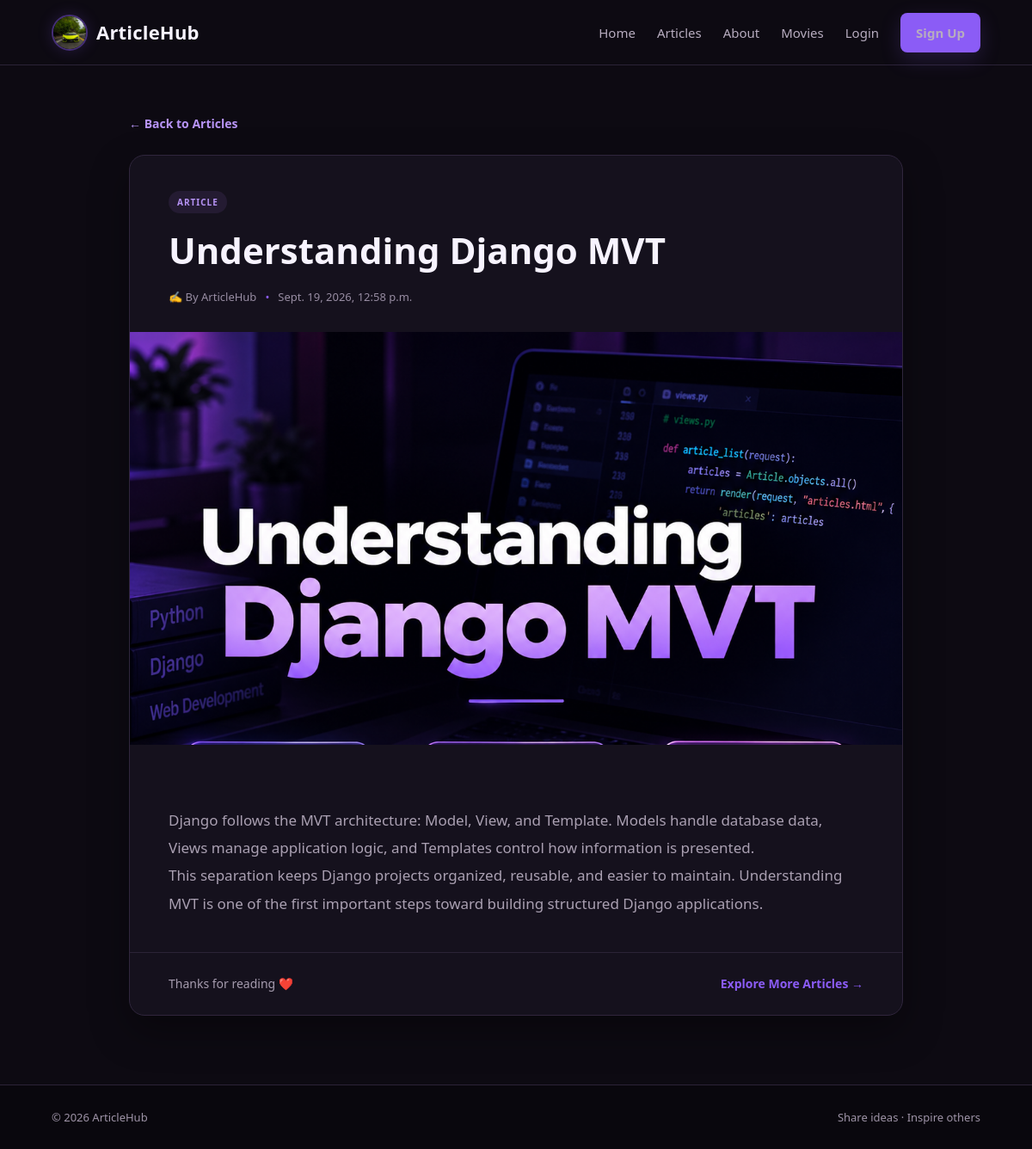
Page /codex/understanding-django-mvt/ on the committed database.
### codex/models.py (models this page shows)
class Article(models.Model):
    title = models.CharField(max_length=100)
    slug = models.SlugField()
    body = models.TextField()
    date = models.DateTimeField(auto_now_add=True)
    image = models.ImageField(upload_to="display/",null = True, blank = True)
    author = models.ForeignKey(User,default=None,on_delete=models.CASCADE)

### codex/views.py (the view)
# urls.py: path('<slug:slug>/',views.layout_detail,name="detail"),
def layout_detail(request,slug):
    rami = Article.objects.get(slug=slug)
    return render(request,'codex/detail.html',{'rami':rami})

### templates/codex/detail.html (shortened to what this page needs)
{% extends 'base_layout.html' %}
{% block content %}
<section class="article-detail-page">
    <a href="{% url 'codex:list' %}" class="back-link">
        ← Back to Articles
    </a>
    <article class="article-detail-card">
        <div class="detail-header">
            <span class="detail-tag">
                ARTICLE
            </span>
            <h1>
                {{ rami.title }}
            </h1>
            <div class="detail-meta">
                <span>
                    ✍️ By ArticleHub
                </span>
                <span class="meta-dot">
                    •
                </span>
                <span>
                    {{ rami.date }}
                </span>
            </div>
        </div>
        {% if rami.image %}
        <div class="detail-image">
            <img src="{{ rami.image.url }}"
                 alt="{{ rami.title }}">
        </div>
        {% endif %}
        <div class="detail-body">
            <p>
                {{ rami.body }}
            </p>
        </div>
        <div class="detail-footer">
            <p>
                Thanks for reading ❤️
            </p>
            <a href="{% url 'codex:list' %}">
                Explore More Articles →
            </a>
        </div>
    </article>
</section>
{% endblock %}

### assets/css/style.css (style rules this page uses)
* { margin: 0; padding: 0; box-sizing: border-box; }
html { scroll-behavior: smooth; }
body { font-family: "Segoe UI", Arial, sans-serif; background-color: #0D0A12; color: #F5F0FF; line-height: 1.6; }
a { text-decoration: none; color: inherit; }
.article-tag, .detail-tag { display: inline-block; color: #8B5CF6; background-color: #241B32; padding: 5px 10px; border-radius: 20px; font-size: 10px; font-weight: 700; letter-spacing: 1px; }
.article-detail-page { width: 90%; max-width: 900px; margin: auto; padding: 55px 0 80px; }
.back-link { display: inline-block; color: #8B5CF6; font-size: 14px; font-weight: 600; margin-bottom: 25px; }
.article-detail-card { background-color: #15111D; border: 1px solid #2B2337; border-radius: 18px; overflow: hidden; box-shadow: 0 12px 35px rgba(22, 93, 72, 0.06); }
.detail-header { padding: 40px 45px 30px; }
.detail-header h1 { color: #F7F3FF; font-size: 42px; line-height: 1.2; margin: 18px 0; }
.detail-meta { display: flex; align-items: center; gap: 10px; color: #988DA3; font-size: 13px; }
.meta-dot { color: #8B5CF6; }
.detail-image { width: 100%; max-height: 480px; overflow: hidden; }
.detail-image img { width: 100%; display: block; object-fit: cover; }
.detail-body { padding: 40px 45px; }
.detail-body p { color: #C3B8CC; font-size: 17px; line-height: 1.9; white-space: pre-line; }
.detail-footer { padding: 25px 45px; border-top: 1px solid #2B2337; display: flex; align-items: center; justify-content: space-between; gap: 20px; }
.detail-footer p { color: #A69CAF; font-size: 14px; }
.detail-footer a { color: #8B5CF6; font-size: 14px; font-weight: 600; }
:root { --bg: #0D0A12; --surface: #15111D; --surface-soft: #1C1726; --purple: #8B5CF6; --lavender: #B794F6; --text: #F7F3FF; --muted: #A69CAF; --border: #2B2337; }
body { background: radial-gradient(circle at 8% 0%, rgba(139, 92, 246, 0.10), transparent 28%), radial-gradient(circle at 92% 12%, rgba(183, 148, 246, 0.07), transparent 25%), var(--bg); color: var(--text); }
.home-hero, .about-page, .articles-page, .create-page, .article-detail-page, .auth-page { position: relative; }
.hero-label, .section-label, .article-tag, .detail-tag { color: var(--lavender); }
.hero-card, .feature-card, .value-card, .auth-card, .create-card, .article-card, .article-detail-card { background: rgba(21, 17, 29, 0.94); border: 1px solid rgba(139, 92, 246, 0.16); box-shadow: 0 18px 50px rgba(0, 0, 0, 0.28); }
.article-bottom, .detail-footer, .create-actions, .auth-footer { border-color: var(--border); }
.section-description, .hero-description, .purpose-content p, .article-description, .no-articles p, .detail-body p { color: #AAA0B2; }
html, body { background: #0D0A12 !important; color: #F7F3FF !important; }
.hero-card, .about-hero-card, .feature-card, .value-card, .auth-card, .create-card, .article-card, .article-detail-card { background: #15111D !important; border-color: #30263D !important; color: #F7F3FF !important; box-shadow: 0 18px 45px rgba(0, 0, 0, 0.35) !important; }
.article-body h2 a:hover, .read-link, .back-link, .auth-footer a { color: #B794F6 !important; }
.article-tag, .detail-tag { background: #241B32 !important; color: #B794F6 !important; }

### rows in the picture
Article: title "Understanding Django MVT", date "Sept. 19, 2026, 12:58 p.m.", image (picture), body "Django follows the MVT architecture: Model, View, and Template. Models handle database data, Views manage application logic, and Templates control how information is presented. This separation keeps Django projects organized, reusable, and easier to maintain. Understanding MVT is one of the first important steps toward building structured Django applications."
